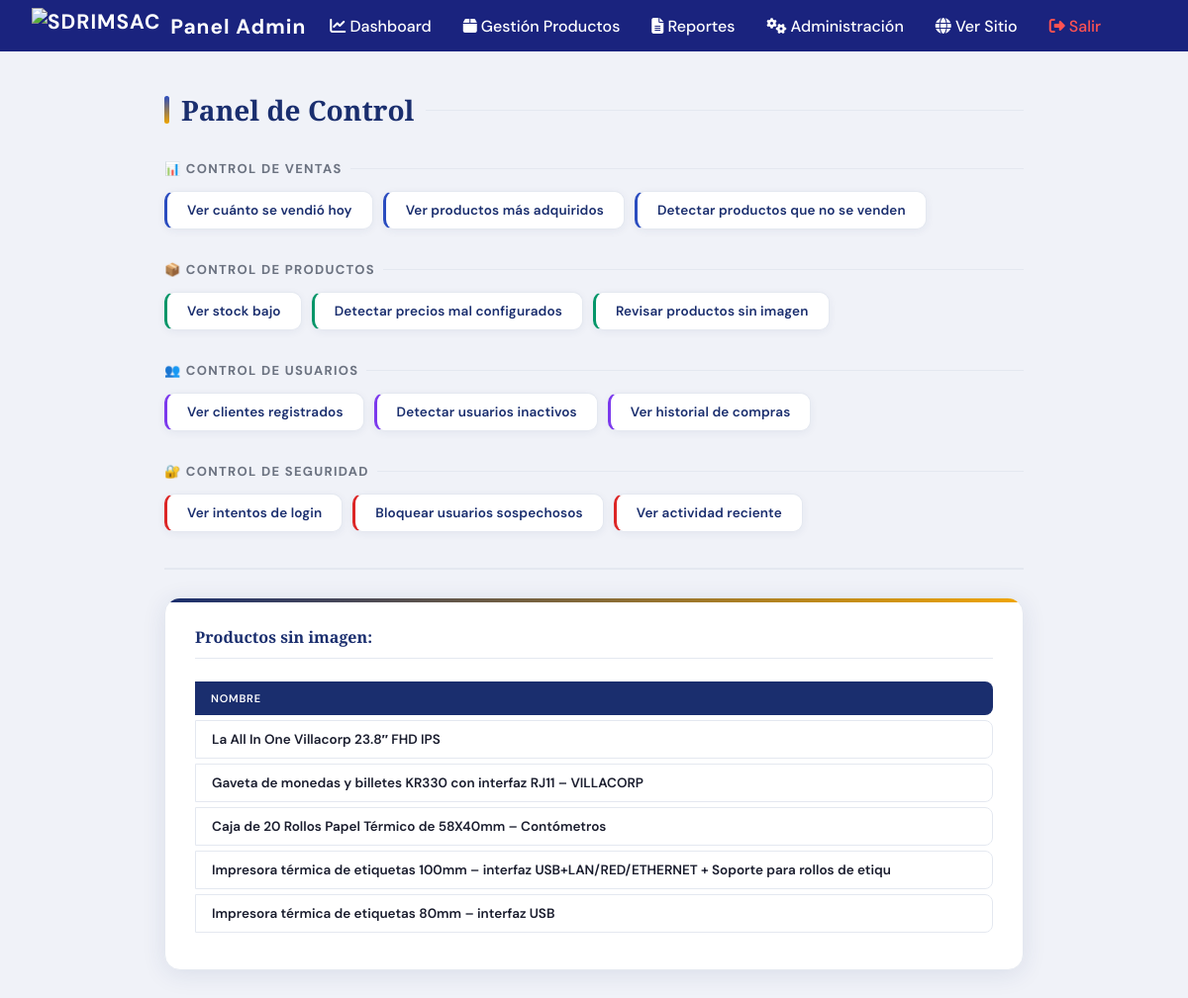
/public/admin/control.php?sin_imagen=1, run on the app's committed database.
### tables this page shows
CREATE TABLE `productos` (
  `id` int(11) NOT NULL,
  `nombre` varchar(100) NOT NULL,
  `descripcion` text DEFAULT NULL,
  `precio` decimal(10,2) DEFAULT NULL,
  `stock` int(11) DEFAULT 0,
  `imagen` varchar(255) DEFAULT NULL,
  `views` int(11) DEFAULT 0,
  `vistas` int(11) DEFAULT 0,
  `vendidos` int(11) DEFAULT 0,
  `favoritos` int(11) DEFAULT 0
);

### public/admin/control.php (the view, shortened to what this page needs)
<?php
include __DIR__ . '/includes/header_admin.php';
require_once __DIR__ . '/../config/database.php';
?>
<link rel="stylesheet" href="control.css">
<section class="control-section">
    <h2>Panel de Control</h2>
    <h3>📊 Control de Ventas</h3>
    <ul>
        <li><a href="reportes.php?tipo=ventas">Ver cuánto se vendió hoy</a></li>
        <li><a href="reportes.php?tipo=productos_mas_vendidos">Ver productos más adquiridos</a></li>
        <li><a href="reportes.php?tipo=productos_no_venden">Detectar productos que no se venden</a></li>
    </ul>
    <h3>📦 Control de Productos</h3>
    <ul>
        <li><a href="?stock_bajo=1">Ver stock bajo</a></li>
        <li><a href="?precios_mal=1">Detectar precios mal configurados</a></li>
        <li><a href="?sin_imagen=1">Revisar productos sin imagen</a></li>
    </ul>
    <h3>👥 Control de Usuarios</h3>
    <ul>
        <li><a href="?clientes=1">Ver clientes registrados</a></li>
        <li><a href="?inactivos=1">Detectar usuarios inactivos</a></li>
        <li><a href="?historial=1">Ver historial de compras</a></li>
    </ul>
    <h3>🔐 Control de Seguridad</h3>
    <ul>
        <li><a href="?login_intentos=1">Ver intentos de login</a></li>
        <li><a href="?bloquear=1">Bloquear usuarios sospechosos</a></li>
        <li><a href="?actividad=1">Ver actividad reciente</a></li>
    </ul>
    <hr>
    <?php
    if(isset($_GET['sin_imagen'])){
        echo '<div class="control-box"><h4>Productos sin imagen:</h4>';
        $q = $conn->query("SELECT * FROM productos WHERE imagen IS NULL OR imagen = ''");
        if($q->num_rows > 0){
            echo '<table><tr><th>Nombre</th></tr>';
            while($r = $q->fetch_assoc()){
                echo '<tr><td>'.htmlspecialchars($r['nombre']).'</td></tr>';
            }
            echo '</table>';
        } else {
            echo '<p>No hay productos sin imagen.</p>';
        }
        echo '</div>';
    }
    ?>
</section>

### public/assets/css/dashboard.css (style rules this page uses)
:root { --primary: #1a2e6e; --primary-light: #2a4cbf; --accent: #f0a500; --accent-soft: #fff7e0; --bg: #f0f2f8; --card: #ffffff; --text: #1a1d2e; --muted: #6b7280; --border: #e4e8f0; --success: #059669; --danger: #dc2626; --pending: #d97706; --shadow: 0 4px 24px rgba(26,46,110,0.10); --radius: 16px; }
*, *::before, *::after { box-sizing: border-box; margin: 0; padding: 0; }

### data on the page
productos: nombre "La All In One Villacorp 23.8″ FHD IPS"
productos: nombre "Gaveta de monedas y billetes KR330 con interfaz RJ11 – VILLACORP"
productos: nombre "Caja de 20 Rollos Papel Térmico de 58X40mm – Contómetros"
productos: nombre "Impresora térmica de etiquetas 100mm – interfaz USB+LAN/RED/ETHERNET + Soporte para rollos de etiqu"
productos: nombre "Impresora térmica de etiquetas 80mm – interfaz USB"
